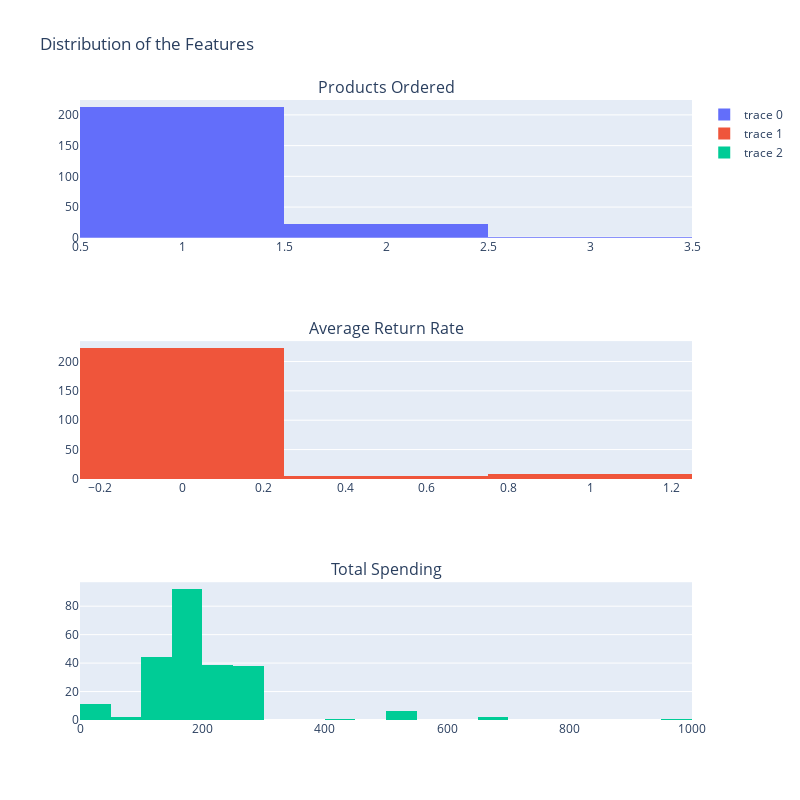

Notebook cell for this chart:
### Markdown cell above
Visualize features

### Code cell
fig = make_subplots(rows=3, cols=1,
                   subplot_titles=("Products Ordered", 
                                   "Average Return Rate", 
                                   "Total Spending"))

fig.append_trace(go.Histogram(x=customers.products_ordered),
                 row=1, col=1)

fig.append_trace(go.Histogram(x=customers.average_return_rate),
                 row=2, col=1)

fig.append_trace(go.Histogram(x=customers.total_spending),
                 row=3, col=1)

fig.update_layout(height=800, width=800,
                  title_text="Distribution of the Features")

fig.show()

### Figure 1 — Plotly figure (JSON) as saved in the notebook; plotly's stock layout.template omitted (floating-point values rounded to 4 significant figures; data arrays with more than 128 entries replaced by an {"elided": "..."} marker saying what was removed)
{"data": [{"type": "histogram", "x": {"elided": "236 int values"}, "xaxis": "x", "yaxis": "y"}, {"type": "histogram", "x": {"elided": "236 float values"}, "xaxis": "x2", "yaxis": "y2"}, {"type": "histogram", "x": {"elided": "236 float values"}, "xaxis": "x3", "yaxis": "y3"}], "layout": {"annotations": [{"font": {"size": 16}, "showarrow": false, "text": "Products Ordered", "x": 0.5, "xanchor": "center", "xref": "paper", "y": 1, "yanchor": "bottom", "yref": "paper"}, {"font": {"size": 16}, "showarrow": false, "text": "Average Return Rate", "x": 0.5, "xanchor": "center", "xref": "paper", "y": 0.6111, "yanchor": "bottom", "yref": "paper"}, {"font": {"size": 16}, "showarrow": false, "text": "Total Spending", "x": 0.5, "xanchor": "center", "xref": "paper", "y": 0.2222, "yanchor": "bottom", "yref": "paper"}], "height": 800, "title": {"text": "Distribution of the Features"}, "width": 800, "xaxis": {"anchor": "y", "domain": [0, 1]}, "xaxis2": {"anchor": "y2", "domain": [0, 1]}, "xaxis3": {"anchor": "y3", "domain": [0, 1]}, "yaxis": {"anchor": "x", "domain": [0.7778, 1]}, "yaxis2": {"anchor": "x2", "domain": [0.3889, 0.6111]}, "yaxis3": {"anchor": "x3", "domain": [0, 0.2222]}}}
